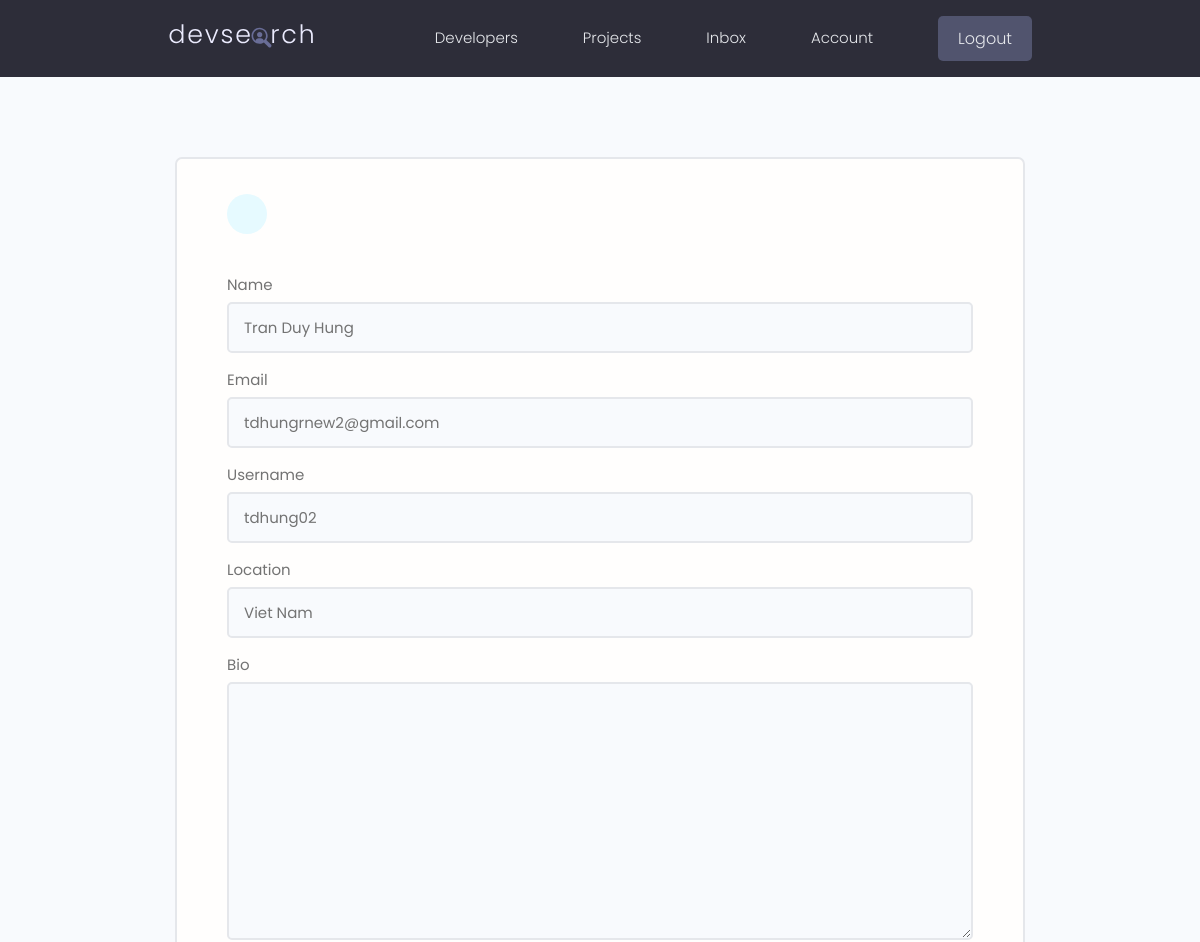
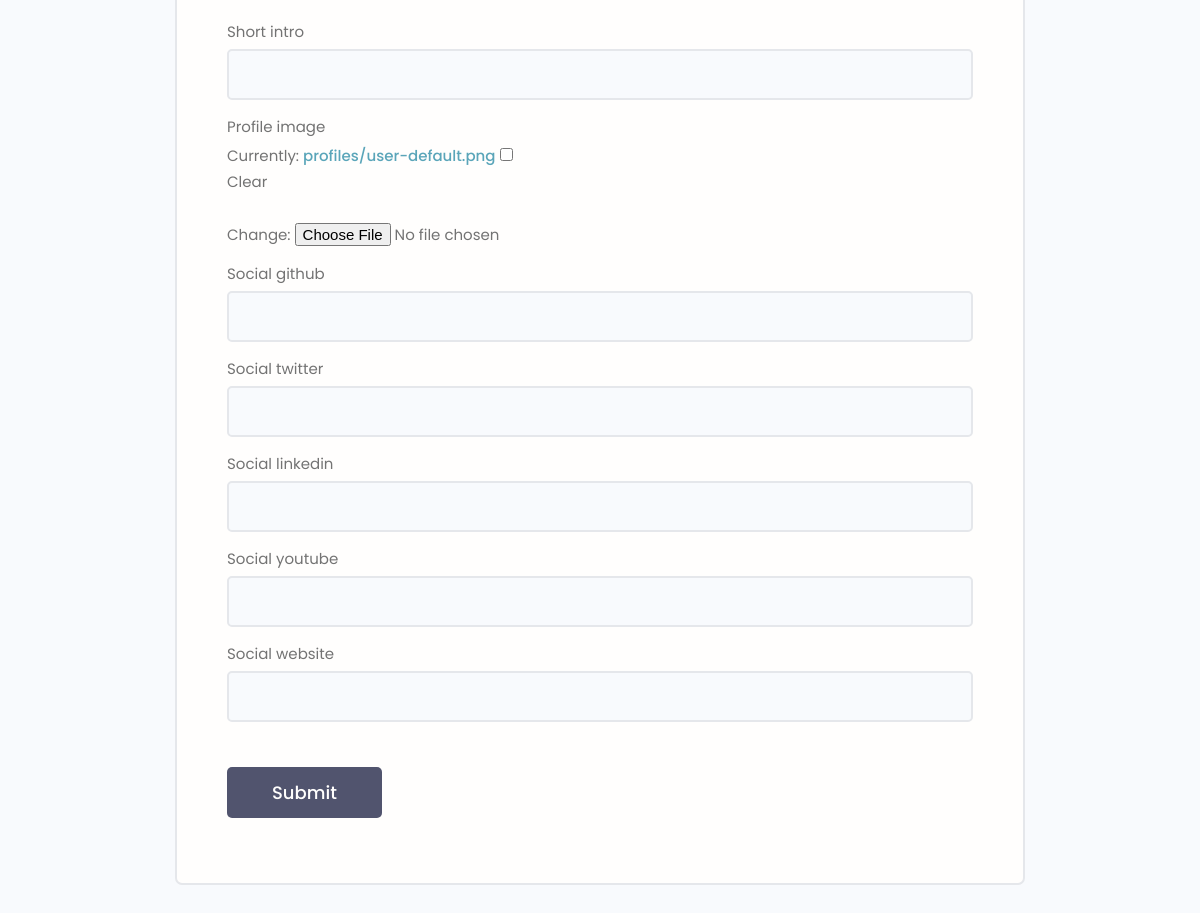
Page /edit-account/ (signed in) on the committed database (2 pictures, top to bottom).
### users/models.py (models this page shows, shortened)
class Profile(models.Model):
    user = models.OneToOneField(User, on_delete=models.CASCADE, null=True, blank=True)
    name = models.CharField(max_length=200, blank=True, null=True)
    email = models.EmailField(max_length=500, blank=True, null=True)
    username = models.CharField(max_length=200, blank=True, null=True)
    location = models.CharField(max_length=200, blank=True, null=True)
    short_intro = models.CharField(max_length=200, blank=True, null=True)
    bio = models.TextField(blank=True, null=True)
    profile_image = models.ImageField(null=True, blank=True, upload_to="profiles/", default="profiles/user-default.png")
    social_github = models.CharField(max_length=200, blank=True, null=True)
    social_twitter = models.CharField(max_length=200, blank=True, null=True)
    social_linkedin = models.CharField(max_length=200, blank=True, null=True)
    social_youtube = models.CharField(max_length=200, blank=True, null=True)
    social_website = models.CharField(max_length=200, blank=True, null=True)
    created = models.DateTimeField(auto_now_add=True)
    id = models.UUIDField(default=uuid.uuid4, unique=True, primary_key=True, editable=False)
    class Meta:
        ordering = ['created']

### users/views.py (the view)
# urls.py: path("edit-account/", views.editAccount, name="edit-account"),
@login_required(login_url='login')
def editAccount(request):
    profile = request.user.profile
    form = ProfileForm(instance=profile)
    if request.method == "POST":
        form = ProfileForm(request.POST, request.FILES, instance=profile)
        if form.is_valid():
            form.save()
            return redirect('account')
    context = {'form': form}
    return render(request, "users/profile_form.html", context)

### users/forms.py
class ProfileForm(ModelForm):
    class Meta:
        model = Profile
        fields = ['name', 'email', 'username', 'location', 'bio', 'short_intro', 'profile_image', 'social_github',
                  'social_twitter', 'social_linkedin', 'social_youtube', 'social_website']
    def __init__(self, *args, **kwargs):
        super(ProfileForm, self).__init__(*args, **kwargs)
        for name, field in self.fields.items():
            field.widget.attrs.update({"class": "input"})

### users/templates/users/profile_form.html (shortened to what this page needs)
{% extends 'main.html' %}
{% block content %}
<main class="formPage my-xl">
    <div class="content-box">
        <div class="formWrapper">
            <a class="backButton" href="{% url 'account' %}"></a>
            <br>
            <form class="form" method="POST" action="{% url 'edit-account' %}" enctype="multipart/form-data">
                {% for field in form %}
                <div class="form__field">
                    <label for="formInput#text">{{field.label}} </label>
                    {{field}}
                </div>
                {% endfor %}
                <input class="btn btn--sub btn--lg  my-md" type="submit" value="Submit"/>
            </form>
        </div>
    </div>
</main>
{% endblock %}

### static/styles/app.css (style rules this page uses)
:root { --color-sub: #2d2d39; }
.btn--sub { background-color: var(--color-sub-light); }
.content-box { width: 95%; max-width: 85rem; margin: 0 auto; }
.backButton { background: var(--color-main-light); color: var(--color-main); width: 4rem; height: 4rem; display: flex; align-items: center; justify-content: center; border-radius: 50%; }
.formPage .formWrapper { list-style: none; background: var(--color-white); padding: 3.5rem 5rem; border: 2px solid var(--color-light); border-radius: 0.7rem; }

### static/uikit/styles/modules/_variables.css (style rules this page uses)
:root { --color-main: #5aa5b9; --color-main-light: #e6faff; --color-sub: #3f4156; --color-sub-light: #51546e; --color-sub-lighter: #ededfd; --color-text: #737373; --color-gray: #8b8b8b; --color-light: #e5e7eb; --color-light-gray: #767676; --color-bg: #f8fafd; --color-white: #fffefd; --color-white-light: #f3f3f3; --color-success: #359e64; --color-success-bg: #def8e8; --color-error: #fc4b0b; --color-error-bg: #fff2ee; --font-base: 'Poppins', arial, helvetica, 'Segoe UI', roboto, ubuntu, sans-serif; --font-monospace: 'Fira Code', 'Courier New', courier, monospace; --font-regular: 300; --font-medium: 500; --font-bold: 700; --generic-shadow: 1px 1px 5px #00000010; --generic-transition: all 0.3s ease-in-out; }

### static/uikit/styles/modules/_base.css (style rules this page uses)
* { margin: 0; padding: 0; box-sizing: border-box; text-rendering: optimizeLegibility; color: inherit; font-size: inherit; }
html { font-size: 50%; }
@media only screen and (min-width: 480px) { html { font-size: 56.25%; } }
@media only screen and (min-width: 1200px) { html { font-size: 62.5%; } }
body { line-height: 1.6; font-weight: 400; font-size: 1.5rem; color: var(--color-text); background-color: var(--color-bg); min-height: 100vh; }

### static/uikit/styles/modules/_typography.css (style rules this page uses)
* { font-family: var(--font-base); }
a { padding-bottom: 2px; text-decoration: none; display: inline-block; color: var(--color-main); font-weight: var(--font-medium); }

### static/uikit/styles/modules/_utilities.css (style rules this page uses)
.my-md { margin: 3rem auto; }
.my-xl { margin: 8rem auto; }

### static/uikit/styles/modules/_button.css (style rules this page uses)
.btn { display: inline-block; position: relative; cursor: pointer; background-color: var(--color-light); font-weight: var(--font-medium); color: var(--color-sub); text-decoration: none; padding: 1rem 2rem; border-radius: 0.5rem; border: none; width: -webkit-fit-content; width: -moz-fit-content; width: fit-content; height: -webkit-fit-content; height: -moz-fit-content; height: fit-content; font-size: 1.6rem; outline-width: 0; outline-color: transparent; -webkit-backface-visibility: hidden; backface-visibility: hidden; transition: all 0.3s ease-in-out; }
.btn--sub { background-color: var(--color-sub); color: var(--color-white); }
.btn--lg { font-size: 1.8rem; padding: 1.2rem 4.5rem; }

### static/uikit/styles/modules/_form.css (style rules this page uses)
.form { display: block; }
.form__field { margin-top: 1.5rem; margin-bottom: 1.5rem; }
.form__label, .form__field > label { display: block; margin-bottom: 0.5rem; color: var(--color-text); }
input.input[type='text'], input.input[type='email'], input.input[type='password'], input.input[type='number'], textarea.input { min-width: 24rem; width: 100%; padding: 1.2rem 1.5rem; border-radius: 0.5rem; border: 2px solid var(--color-light); transition: all 0.3s ease-in-out; background-color: var(--color-bg); }

### rows in the picture
Profile: form "Tran Duy Hung" "tdhungrnew2@gmail.com" "tdhung02" "Viet Nam"

### other values in the picture
{{ field.label }} "Name" "Email" "Username" "Location" "Bio" "Short intro" "Profile image" "Social github" "Social twitter" "Social linkedin" "Social youtube" "Social website"
